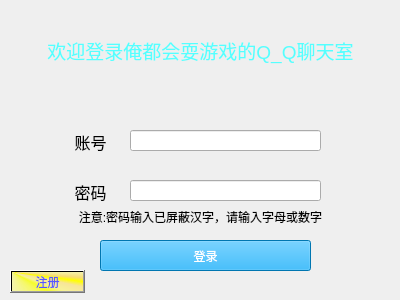
<?xml version="1.0" encoding="UTF-8"?>
<ui version="4.0">
 <class>Widget</class>
 <widget class="QWidget" name="Widget">
  <property name="geometry">
   <rect>
    <x>0</x>
    <y>0</y>
    <width>400</width>
    <height>300</height>
   </rect>
  </property>
  <property name="minimumSize">
   <size>
    <width>400</width>
    <height>300</height>
   </size>
  </property>
  <property name="maximumSize">
   <size>
    <width>400</width>
    <height>300</height>
   </size>
  </property>
  <property name="windowTitle">
   <string>Widget</string>
  </property>
  <widget class="QLabel" name="label">
   <property name="geometry">
    <rect>
     <x>60</x>
     <y>130</y>
     <width>61</width>
     <height>21</height>
    </rect>
   </property>
   <property name="text">
    <string>&lt;html&gt;&lt;head/&gt;&lt;body&gt;&lt;p align=&quot;center&quot;&gt;&lt;span style=&quot; font-size:12pt;&quot;&gt;账号&lt;/span&gt;&lt;/p&gt;&lt;/body&gt;&lt;/html&gt;</string>
   </property>
  </widget>
  <widget class="QLabel" name="label_2">
   <property name="geometry">
    <rect>
     <x>60</x>
     <y>180</y>
     <width>61</width>
     <height>21</height>
    </rect>
   </property>
   <property name="text">
    <string>&lt;html&gt;&lt;head/&gt;&lt;body&gt;&lt;p align=&quot;center&quot;&gt;&lt;span style=&quot; font-size:12pt;&quot;&gt;密码&lt;/span&gt;&lt;/p&gt;&lt;/body&gt;&lt;/html&gt;</string>
   </property>
  </widget>
  <widget class="QLineEdit" name="userLineEdit">
   <property name="geometry">
    <rect>
     <x>130</x>
     <y>130</y>
     <width>191</width>
     <height>21</height>
    </rect>
   </property>
   <property name="minimumSize">
    <size>
     <width>191</width>
     <height>21</height>
    </size>
   </property>
   <property name="maximumSize">
    <size>
     <width>191</width>
     <height>21</height>
    </size>
   </property>
  </widget>
  <widget class="QLineEdit" name="passwdLineEdit">
   <property name="geometry">
    <rect>
     <x>130</x>
     <y>180</y>
     <width>191</width>
     <height>21</height>
    </rect>
   </property>
   <property name="echoMode">
    <enum>QLineEdit::Password</enum>
   </property>
   <property name="placeholderText">
    <string/>
   </property>
  </widget>
  <widget class="QPushButton" name="loginButton">
   <property name="geometry">
    <rect>
     <x>100</x>
     <y>240</y>
     <width>211</width>
     <height>31</height>
    </rect>
   </property>
   <property name="styleSheet">
    <string notr="true">color: rgb(255, 255, 255);
background-color: rgb(0, 165, 248);</string>
   </property>
   <property name="text">
    <string>登录</string>
   </property>
  </widget>
  <widget class="QPushButton" name="registerButton">
   <property name="geometry">
    <rect>
     <x>10</x>
     <y>270</y>
     <width>75</width>
     <height>23</height>
    </rect>
   </property>
   <property name="styleSheet">
    <string notr="true">color: rgb(85, 85, 255);
background-color: qconicalgradient(cx:0, cy:0, angle:135, stop:0 rgba(255, 255, 0, 69), stop:0.375 rgba(255, 255, 0, 69), stop:0.423533 rgba(251, 255, 0, 145), stop:0.45 rgba(247, 255, 0, 208), stop:0.477581 rgba(255, 244, 71, 130), stop:0.518717 rgba(255, 218, 71, 130), stop:0.55 rgba(255, 255, 0, 255), stop:0.57754 rgba(255, 203, 0, 130), stop:0.625 rgba(255, 255, 0, 69), stop:1 rgba(255, 255, 0, 69));</string>
   </property>
   <property name="text">
    <string>注册</string>
   </property>
  </widget>
  <widget class="QLabel" name="label_3">
   <property name="geometry">
    <rect>
     <x>0</x>
     <y>0</y>
     <width>401</width>
     <height>101</height>
    </rect>
   </property>
   <property name="styleSheet">
    <string notr="true">border-image: url(:/new/prefix1/a_3);
color: rgb(85, 255, 255);</string>
   </property>
   <property name="text">
    <string>&lt;html&gt;&lt;head/&gt;&lt;body&gt;&lt;p align=&quot;center&quot;&gt;&lt;span style=&quot; font-size:14pt;&quot;&gt;欢迎登录俺都会耍游戏的Q_Q聊天室&lt;/span&gt;&lt;/p&gt;&lt;/body&gt;&lt;/html&gt;</string>
   </property>
  </widget>
  <widget class="QLabel" name="label_4">
   <property name="geometry">
    <rect>
     <x>-10</x>
     <y>70</y>
     <width>421</width>
     <height>241</height>
    </rect>
   </property>
   <property name="styleSheet">
    <string notr="true">color: rgb(0, 0, 0);
font: 9pt &quot;黑体&quot;;
border-image: url(:/new/prefix1/a_2);</string>
   </property>
   <property name="text">
    <string>&lt;html&gt;&lt;head/&gt;&lt;body&gt;&lt;p align=&quot;center&quot;&gt;&lt;br/&gt;&lt;br/&gt;&lt;/p&gt;&lt;p align=&quot;center&quot;&gt;注意:密码输入已屏蔽汉字，请输入字母或数字&lt;/p&gt;&lt;/body&gt;&lt;/html&gt;</string>
   </property>
  </widget>
  <zorder>label_4</zorder>
  <zorder>label</zorder>
  <zorder>label_2</zorder>
  <zorder>userLineEdit</zorder>
  <zorder>passwdLineEdit</zorder>
  <zorder>loginButton</zorder>
  <zorder>registerButton</zorder>
  <zorder>label_3</zorder>
 </widget>
 <layoutdefault spacing="6" margin="11"/>
 <resources/>
 <connections/>
</ui>
